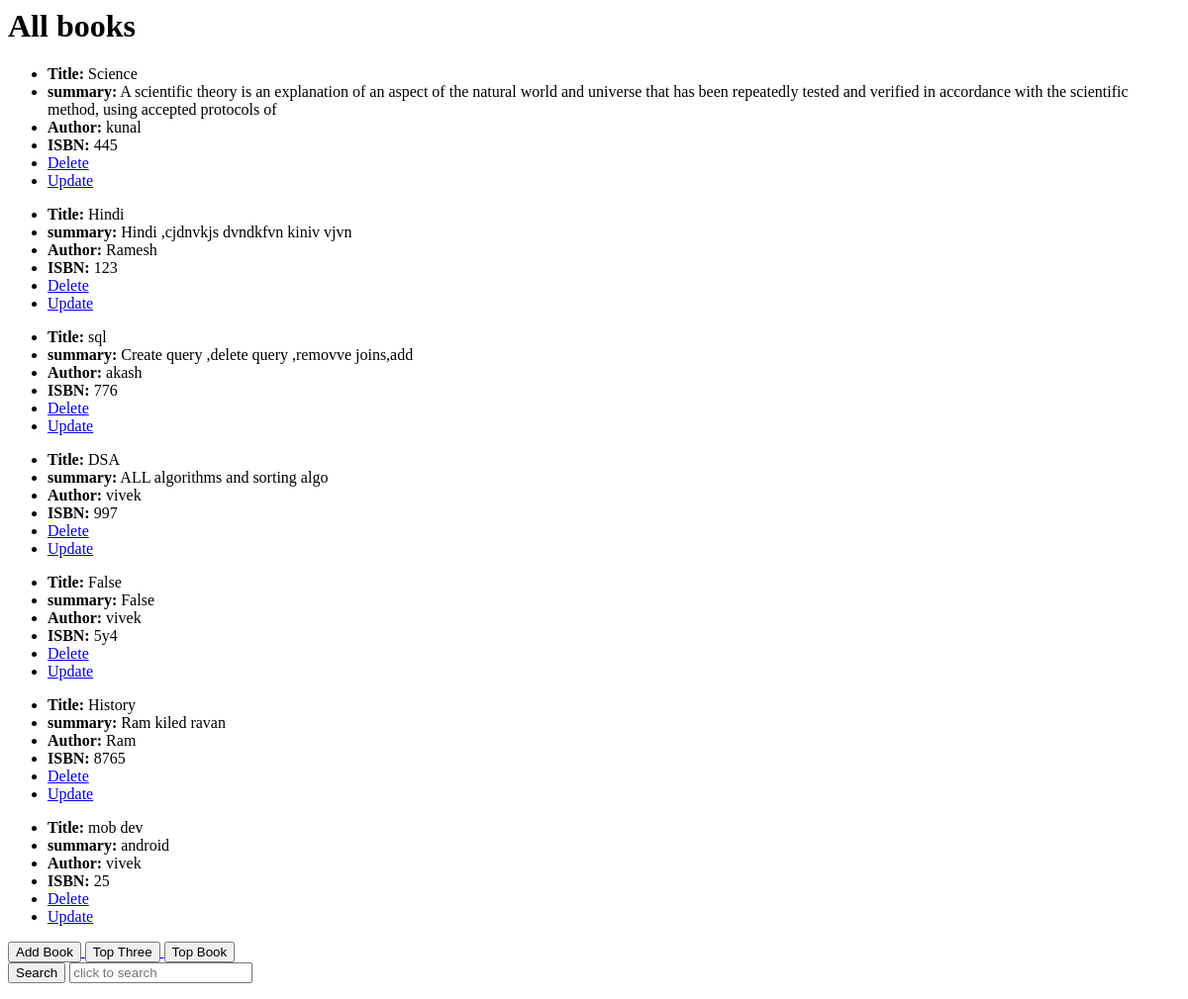
/booklist1/, run on an earlier commit of the app's database.
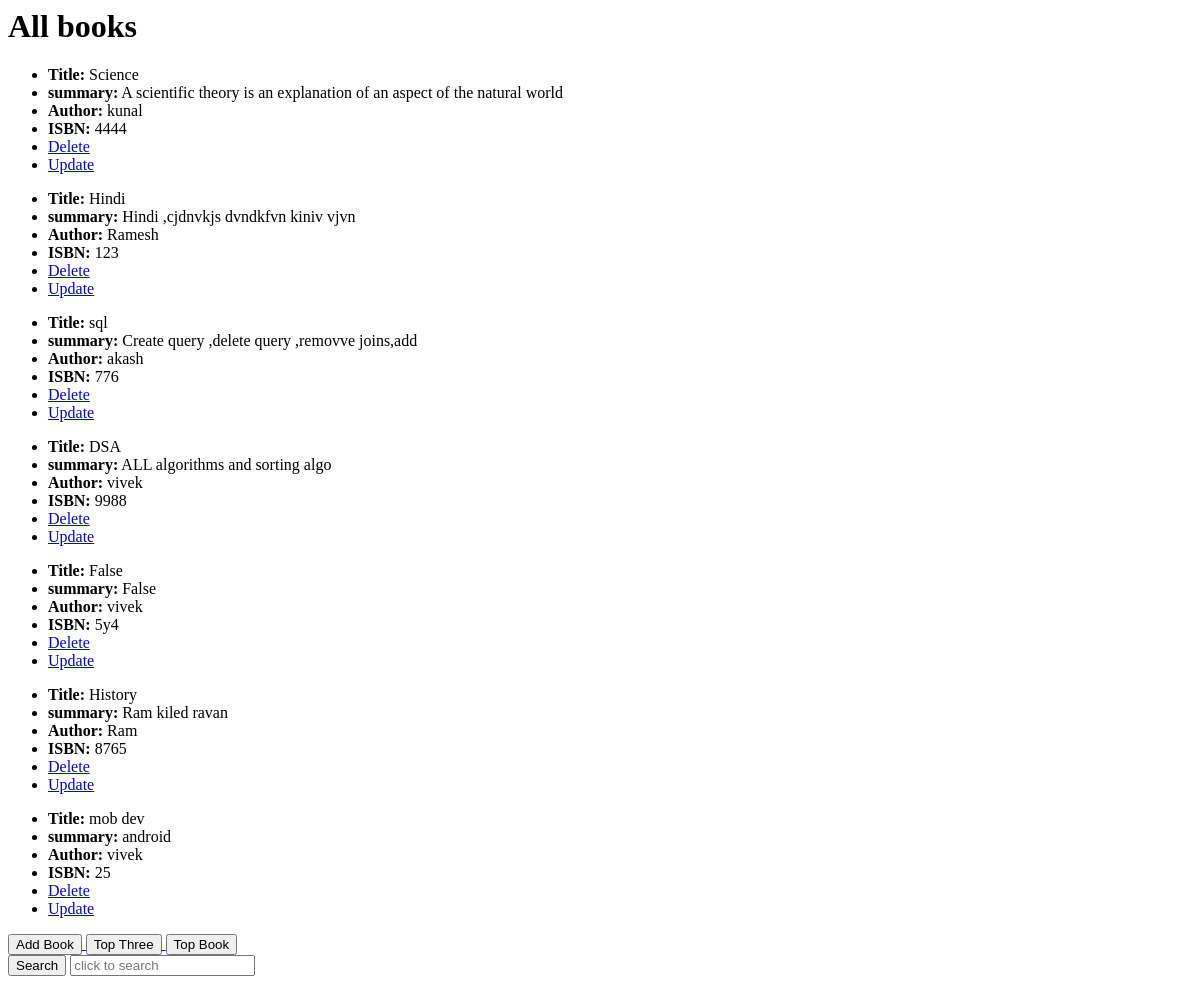
And on a later commit of the database.
### book/models.py (models this page shows, shortened)
class Book(models.Model):
    title = models.CharField(max_length=200)
    author = models.CharField(max_length=100)
    summary = models.TextField(max_length=1000)
    isbn = models.CharField('ISBN', max_length=13)

### book/views.py (the view)
# urls.py: path('booklist1/',views.BookListView,name="booklist1"),
def BookListView(request):
    book_list = Book.objects.all()
    context ={'booklist':book_list}
    return render(request, 'book_list.html', context)

### templates/book_list.html
{% block content %}
<h1>All books</h1>
{% for book in booklist %}
  <ul>
    <li ><b> Title:</b> {{ book.title }}</li>
    <li><b>summary:</b> {{ book.summary }}</li>
    <li><b>Author:</b> {{ book.author }}</li>
    <li><b>ISBN: </b>{{ book.isbn }}</li>
    <li><a href="/delete_book/{{book.id}}/"  onclick="return confirm('Are you sure you want to delete this book?')">Delete</a></li>
    <li><a href="{% url 'update_data' book.id %}"  onclick="return confirm('Are you sure you want to update this book?')">Update</a></li>
</ul>
{% endfor %}
    <a href="{% url 'add_book' %}">    <button type="submit" >Add Book</button> </a>
    <a href="{% url 'topval' %}">    <button type="submit" >Top Three</button> </a>
    <a href="{% url 'top' %}">    <button type="submit" >Top Book</button> </a>
    <form class="search" action="{% url 'search_results' %}"  method="get"  >
      <button type="submit" >Search</button>
      <input name="q"  type="text" autocomplete="off" placeholder="click to search">
    </form>
{% endblock %}

What changed in the data, as far as the page shows it:
changed Book "Science": summary "…of the natural world and universe that has been repeatedly tested and verified in accordance with the scientific method, using accepted protocols of" → "A scientific theory is an explanation of an aspect of the natural world"; isbn "445" → "4444"
changed Book "DSA": isbn "997" → "9988"
